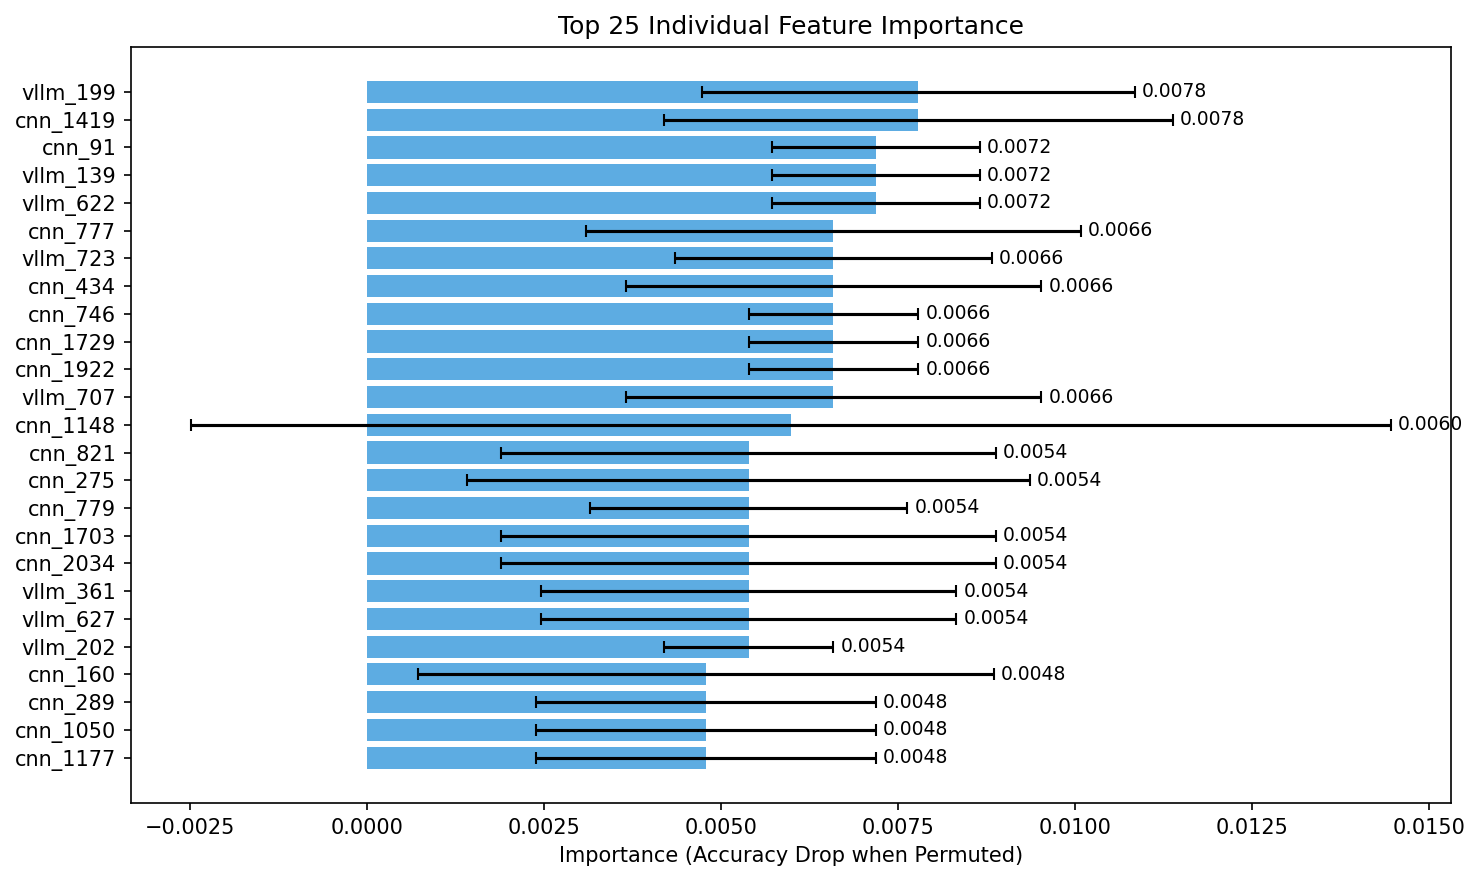

Write Python code to recreate this figure.
"""
Feature importance analysis for the Late Fusion neural network model.
Analyzes ALL individual features without grouping and plots the top 10.
"""
import torch
import pandas as pd
import numpy as np
import matplotlib.pyplot as plt
import os
import re
from tqdm import tqdm

from late_fusion import ClickbaitClassifier

# Paths
SCRIPT_DIR = os.path.dirname(os.path.abspath(__file__))
PROJECT_ROOT = os.path.abspath(os.path.join(SCRIPT_DIR, "..", ".."))
DATA_DIR = os.path.join(PROJECT_ROOT, "CreateML", "datasets", "cnn_vllm_clip_max_mean_incong")
MODEL_PATH = os.path.join(SCRIPT_DIR, "cnn_vllm_clip_max_mean_incong.pth")

test_path = os.path.join(DATA_DIR, "test.parquet")
train_path = os.path.join(DATA_DIR, "train.parquet")


def load_model(model_path, input_dim, device):
    """Load trained model."""
    model = ClickbaitClassifier(input_dim)
    model.load_state_dict(torch.load(model_path, map_location=device, weights_only=True))
    model.to(device)
    model.eval()
    return model


def get_accuracy(model, X, y, device):
    """Calculate model accuracy."""
    model.eval()
    with torch.no_grad():
        X_tensor = torch.FloatTensor(X).to(device)
        outputs = model(X_tensor)
        preds = (outputs.cpu().numpy() >= 0.5).astype(int).flatten()
    return np.mean(preds == y)


def permutation_importance(model, X, y, feature_indices, device, n_repeats=5):
    """
    Calculate permutation importance for a set of features.
    Decreased n_repeats to 5 for individual feature analysis speed.
    """
    baseline_acc = get_accuracy(model, X, y, device)

    importance_scores = []
    for _ in range(n_repeats):
        X_permuted = X.copy()
        perm_idx = np.random.permutation(len(X))
        X_permuted[:, feature_indices] = X_permuted[perm_idx][:, feature_indices]

        permuted_acc = get_accuracy(model, X_permuted, y, device)
        importance_scores.append(baseline_acc - permuted_acc)

    return np.mean(importance_scores), np.std(importance_scores)


def calculate_feature_importance(model, X, y, columns, device, n_repeats=5):
    """
    Calculate importance for ALL individual features.
    """
    results = {}

    print(f"\nCalculating importance for {len(columns)} individual features...")
    for idx, feat in enumerate(tqdm(columns, desc="Features")):
        mean_imp, std_imp = permutation_importance(model, X, y, [idx], device, n_repeats)
        results[feat] = {'mean': mean_imp, 'std': std_imp}

    return results


def plot_feature_importance(results, top_n=25, save_path=None):
    """Create bar plot of top N feature importance."""
    # Sort by importance
    sorted_items = sorted(results.items(), key=lambda x: x[1]['mean'], reverse=True)[:top_n]

    names = [item[0] for item in sorted_items]
    means = [item[1]['mean'] for item in sorted_items]
    stds = [item[1]['std'] for item in sorted_items]

    fig, ax = plt.subplots(figsize=(10, 6))

    y_pos = np.arange(len(names))
    ax.barh(y_pos, means, xerr=stds, color='#3498db', capsize=3, alpha=0.8)

    ax.set_yticks(y_pos)
    ax.set_yticklabels(names)
    ax.invert_yaxis()  # Highest importance at top
    ax.set_xlabel('Importance (Accuracy Drop when Permuted)')
    ax.set_title(f'Top {top_n} Individual Feature Importance')

    # Add value labels
    for i, (mean, std) in enumerate(zip(means, stds)):
        ax.text(mean + std + 0.0001, i, f'{mean:.4f}', va='center', fontsize=9)

    plt.tight_layout()

    if save_path:
        plt.savefig(save_path, dpi=150, bbox_inches='tight')
        print(f"\nPlot saved to: {save_path}")

    plt.show()


if __name__ == "__main__":
    device = torch.device('cuda' if torch.cuda.is_available() else 'cpu')
    print(f"Using device: {device}")

    # Load data
    print("\nLoading data...")
    df_test = pd.read_parquet(test_path)
    df_train = pd.read_parquet(train_path)

    label_col = "clickbait_label"

    # Prepare features
    feature_cols = [col for col in df_test.columns if col not in [label_col, 'video_id']]
    numeric_cols = df_test[feature_cols].select_dtypes(include=[np.number]).columns.tolist()

    X_test = df_test[numeric_cols].values.astype(np.float32)
    y_test = df_test[label_col].values

    # Get input dim from training data
    train_feature_cols = [col for col in df_train.columns if col not in [label_col, 'video_id']]
    train_numeric_cols = df_train[train_feature_cols].select_dtypes(include=[np.number]).columns.tolist()
    input_dim = len(train_numeric_cols)

    print(f"Test samples: {len(X_test)}")
    print(f"Total features: {len(numeric_cols)}")

    # Load model
    print(f"\nLoading model...")
    model = load_model(MODEL_PATH, input_dim, device)

    # Calculate baseline accuracy
    baseline_acc = get_accuracy(model, X_test, y_test, device)
    print(f"Baseline accuracy: {baseline_acc:.4f}")

    # Calculate feature importance
    print("\n" + "="*60)
    print("CALCULATING INDIVIDUAL FEATURE IMPORTANCE")
    print("="*60)

    # Note: Reduced n_repeats to 3 for individual feature analysis speed if it takes too long
    # But 5 is a good balance for now.
    results = calculate_feature_importance(
        model, X_test, y_test, numeric_cols, device, n_repeats=5
    )

    # Print top results
    print("\n" + "="*60)
    print("TOP 10 FEATURE IMPORTANCE RESULTS")
    print("="*60)
    print(f"\n{'Feature':<45} {'Importance':>12} {'Std':>10}")
    print("-" * 70)

    sorted_results = sorted(results.items(), key=lambda x: x[1]['mean'], reverse=True)[:25]
    for name, vals in sorted_results:
        print(f"{name:<45} {vals['mean']:>12.4f} {vals['std']:>10.4f}")

    # Plot
    plot_path = os.path.join(SCRIPT_DIR, "feature_importance_top10.png")
    plot_feature_importance(results, top_n=25, save_path=plot_path)

    # Interpretation
    print("\n" + "="*60)
    print("INTERPRETATION")
    print("="*60)
    print("""
Importance score = accuracy drop when an individual feature dimension is randomly shuffled.
- With 2800+ features, individual dimensions may show very small importance scores.
- This view helps identify which specific embedding dimensions or interpretable features
  the model is most sensitive to.
""")
